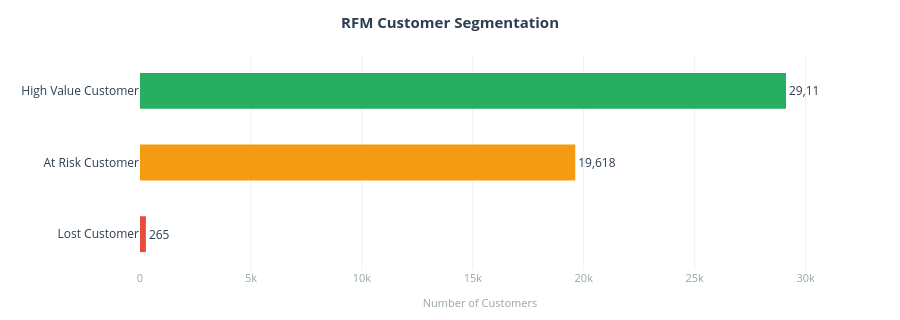

Source (notebook cell):
### Code cell
#  3. RFM Segmentation (Customer Value Analysis)

# Segment customers based on:

  # Recency (last purchase)
  # Frequency (number of orders)
  # Monetary (total spend)

# Identify customers based on RFM metrics using the following criteria:

   # High-Value Customers → Recency ≤ 30 days AND Frequency ≥ 5 orders AND Monetary ≥ 2000
   # At-Risk Customers → Recency > 30 days AND Recency ≤ 180 days
   # Lost Customers → Recency > 180 days

df = run("""
with order_spend_table as (
    select 
        o.customer_id,
        o.order_id,
        sum(p.payment_value) as order_spend
    from orders_clean o
    join payments_clean p
    on o.order_id = p.order_id
    group by o.customer_id, o.order_id
),
customer_spend_table as (
    select 
        customer_id,
        sum(order_spend) as monetary
    from order_spend_table
    group by customer_id
),
frequency_table as (
    select 
        customer_id,
        count(order_id) as frequency
    from orders_clean
    group by customer_id
),
recency_table as (
    select 
        customer_id,
        max(order_purchase_timestamp) as last_order
    from orders_clean
    group by customer_id
),
max_date_table as (
    select 
        max(order_purchase_timestamp) as max_date
    from orders_clean
),
rfm_table as (
select 
    r.customer_id,
    
    (select max_date from max_date_table) - r.last_order as recency_days,
    
    f.frequency,
    
    c.monetary
from recency_table r
join frequency_table f
on r.customer_id = f.customer_id
join customer_spend_table c
on r.customer_id = c.customer_id
)
select *,
case 
when recency_days <= 30 
and frequency >= 5 
and monetary >= 2000
then 'High Value Customer'
when recency_days > 30 
and recency_days <= 180
then 'At Risk Customer'
when recency_days > 180
then 'Lost Customer'
else 'Other'
end as customer_segment
from rfm_table
""")

import plotly.graph_objects as go

segment_df = df['customer_segment'].value_counts().reset_index()
segment_df.columns = ['Customer Segment', 'Count']

colors = {
    'High Value Customer': '#27ae60',
    'At Risk Customer':    '#f39c12',
    'Lost Customer':       '#e74c3c',
    'Other':               '#95a5a6'
}

segment_df = segment_df.sort_values('Count', ascending=True)

fig = go.Figure(go.Bar(
    x=segment_df['Count'],
    y=segment_df['Customer Segment'],
    orientation='h',
    marker=dict(
        color=[colors.get(s, '#95a5a6') for s in segment_df['Customer Segment']],
        line=dict(width=0)
    ),
    text=[f"{c:,}" for c in segment_df['Count']],
    textposition='outside',
    textfont=dict(size=12, color='#2c3e50'),
    hovertemplate="<b>%{y}</b><br>Customers: <b>%{x:,}</b><extra></extra>",
    width=0.5
))

fig.update_layout(
    title=dict(
        text="<b>RFM Customer Segmentation</b>",
        font=dict(size=15, color='#2c3e50'),
        x=0.5, xanchor='center'
    ),
    xaxis=dict(
        title=dict(text='Number of Customers', font=dict(size=11, color='#95a5a6')),
        tickfont=dict(size=11, color='#95a5a6'),
        gridcolor='#f0f0f0', zeroline=False, showgrid=True
    ),
    yaxis=dict(
        tickfont=dict(size=12, color='#2c3e50'),
        showgrid=False, zeroline=False
    ),
    plot_bgcolor='white',
    paper_bgcolor='white',
    height=320,
    margin=dict(t=55, b=45, l=140, r=80),
    showlegend=False
)

fig.show()

### Figure 1 — Plotly figure (JSON) as saved in the notebook; plotly's stock layout.template omitted (floating-point values rounded to 4 significant figures)
{"data": [{"hovertemplate": "<b>%{y}</b><br>Customers: <b>%{x:,}</b><extra></extra>", "marker": {"color": ["#e74c3c", "#f39c12", "#27ae60"], "line": {"width": 0}}, "orientation": "h", "text": ["265", "19,618", "29,117"], "textfont": {"color": "#2c3e50", "size": 12}, "textposition": "outside", "type": "bar", "width": 0.5, "x": [265, 19618, 29117], "y": ["Lost Customer", "At Risk Customer", "High Value Customer"]}], "layout": {"height": 320, "margin": {"b": 45, "l": 140, "r": 80, "t": 55}, "paper_bgcolor": "white", "plot_bgcolor": "white", "showlegend": false, "title": {"font": {"color": "#2c3e50", "size": 15}, "text": "<b>RFM Customer Segmentation</b>", "x": 0.5, "xanchor": "center"}, "xaxis": {"gridcolor": "#f0f0f0", "showgrid": true, "tickfont": {"color": "#95a5a6", "size": 11}, "title": {"font": {"color": "#95a5a6", "size": 11}, "text": "Number of Customers"}, "zeroline": false}, "yaxis": {"showgrid": false, "tickfont": {"color": "#2c3e50", "size": 12}, "zeroline": false}}}
